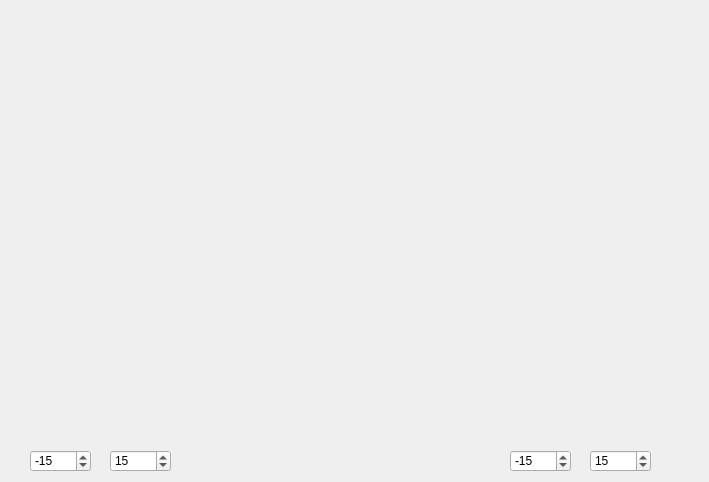
<?xml version="1.0" encoding="UTF-8"?>
<ui version="4.0">
 <class>Graph</class>
 <widget class="QDialog" name="Graph">
  <property name="geometry">
   <rect>
    <x>0</x>
    <y>0</y>
    <width>709</width>
    <height>482</height>
   </rect>
  </property>
  <property name="windowTitle">
   <string>graph_func</string>
  </property>
  <widget class="QCustomPlot" name="widget" native="true">
   <property name="geometry">
    <rect>
     <x>10</x>
     <y>10</y>
     <width>691</width>
     <height>431</height>
    </rect>
   </property>
  </widget>
  <widget class="QSpinBox" name="spin_xy_1">
   <property name="geometry">
    <rect>
     <x>30</x>
     <y>450</y>
     <width>61</width>
     <height>22</height>
    </rect>
   </property>
   <property name="minimum">
    <number>-99</number>
   </property>
   <property name="maximum">
    <number>-1</number>
   </property>
   <property name="value">
    <number>-15</number>
   </property>
   <property name="displayIntegerBase">
    <number>10</number>
   </property>
  </widget>
  <widget class="QSpinBox" name="spin_xy_2">
   <property name="geometry">
    <rect>
     <x>110</x>
     <y>450</y>
     <width>61</width>
     <height>22</height>
    </rect>
   </property>
   <property name="minimum">
    <number>1</number>
   </property>
   <property name="value">
    <number>15</number>
   </property>
  </widget>
  <widget class="QSpinBox" name="spin_result_1">
   <property name="geometry">
    <rect>
     <x>590</x>
     <y>450</y>
     <width>61</width>
     <height>22</height>
    </rect>
   </property>
   <property name="minimum">
    <number>1</number>
   </property>
   <property name="maximum">
    <number>99</number>
   </property>
   <property name="value">
    <number>15</number>
   </property>
  </widget>
  <widget class="QSpinBox" name="spin_result_2">
   <property name="geometry">
    <rect>
     <x>510</x>
     <y>450</y>
     <width>61</width>
     <height>22</height>
    </rect>
   </property>
   <property name="minimum">
    <number>-99</number>
   </property>
   <property name="maximum">
    <number>-1</number>
   </property>
   <property name="value">
    <number>-15</number>
   </property>
  </widget>
 </widget>
 <customwidgets>
  <customwidget>
   <class>QCustomPlot</class>
   <extends>QWidget</extends>
   <header>qcustomplot.h</header>
   <container>1</container>
  </customwidget>
 </customwidgets>
 <resources/>
 <connections/>
</ui>
